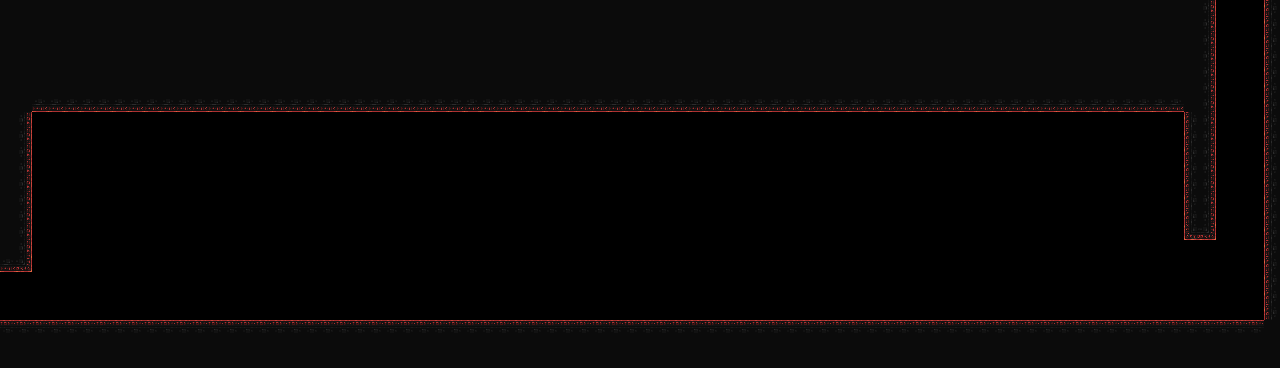

A 2D game scene composited from a Tiled map and its tileset images. What follows is a short description and the map's XML, with each tile layer's data collapsed to a summary:
An orthogonal 80x23 tile map with 16x16 px tiles, 4 tile layers (collision-ground, collision-wall, collision-ceiling, foreground).

<map version="1.10" tiledversion="1.12.1" orientation="orthogonal" renderorder="right-down" width="80" height="23" tilewidth="16" tileheight="16" infinite="0" nextlayerid="6" nextobjectid="1">
 <editorsettings>
  <export target="../sacredflame/assets/graphics/map/main4.lua" format="lua" />
 </editorsettings>
 <tileset firstgid="1" source="blood temple.tsx" />
 <layer id="3" name="collision-ground" width="80" height="23">
  <data>[1840 cells, 79 non-empty, 1 distinct tile ids]</data>
 </layer>
 <layer id="4" name="collision-wall" width="80" height="23">
  <data>[1840 cells, 53 non-empty, 1 distinct tile ids]</data>
 </layer>
 <layer id="5" name="collision-ceiling" width="80" height="23">
  <data>[1840 cells, 73 non-empty, 1 distinct tile ids]</data>
 </layer>
 <layer id="1" name="foreground" width="80" height="23">
  <data>[1840 cells, 828 non-empty, 7 distinct tile ids]</data>
 </layer>
</map>
